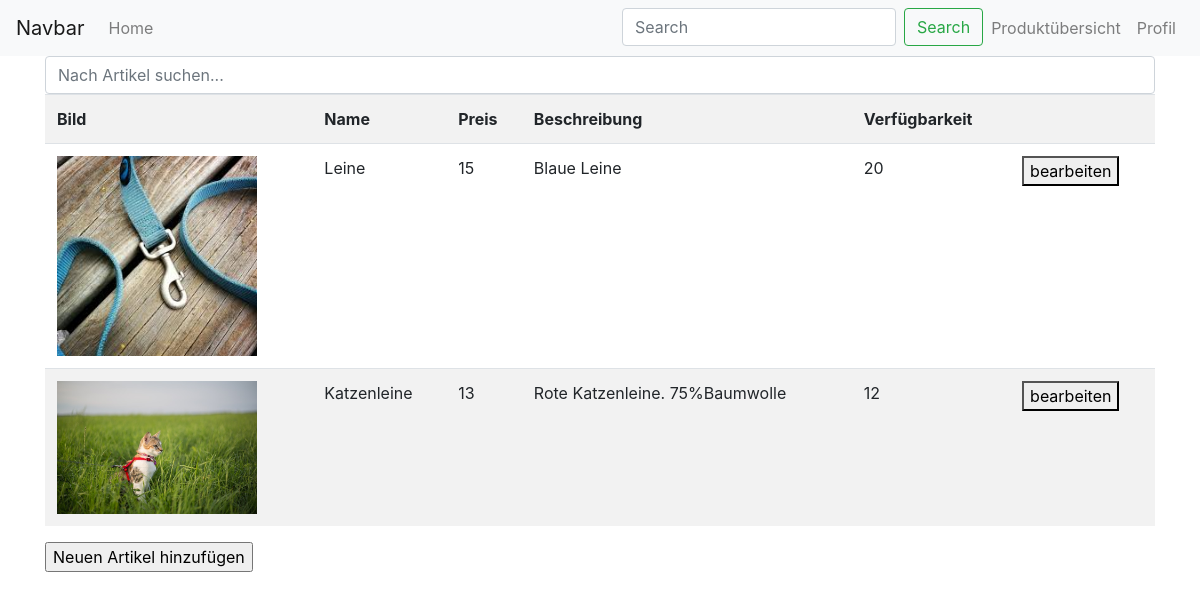
Before: /adminProduktübersicht.php with the older database file.
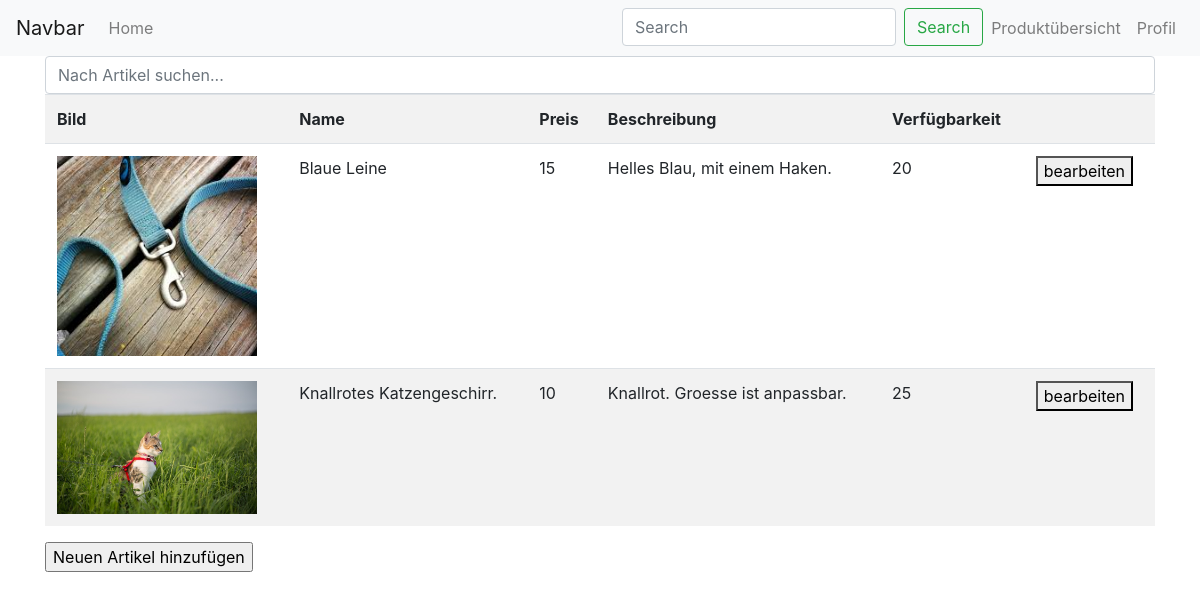
After: the same page with the newer database file.
### tables this page shows
CREATE TABLE `produkte` (
  `ID` int(11) NOT NULL,
  `Name` text NOT NULL,
  `Preis` int(11) NOT NULL,
  `Stueck` int(11) NOT NULL,
  `Bild` text NOT NULL,
  `Beschreibung` text NOT NULL
);

### adminProduktübersicht.php (the view, shortened to what this page needs)
<?php include 'inc/head.php'?>
<?php include 'inc/nav.php'?>
<?php
include 'inc/config.php';
$query = "SELECT * FROM produkte";
$result = mysqli_query($con, $query);
?>
    <div class="container">
        <input type="text" name="search" id="search" class="form-control" placeholder="Nach Artikel suchen..."/>
        <div class="row">
            <div class="col-12">
                <table class="table table-striped" id="overview">
                    <tr>
                        <th scope="col">Bild</th>
                        <th scope="col">Name</th>
                        <th scope="col">Preis</th>
                        <th scope="col">Beschreibung</th>
                        <th scope="col">Verfügbarkeit</th>
                        <th scope="col"></th>
                    </tr>
                    <?php
                    while ($row = mysqli_fetch_assoc($result)) {
                        $id = $row['ID'];
                        $bild = $row['Bild'];
                        $articlename = $row['Name'];
                        $preis = $row['Preis'];
                        $beschreibung = $row['Beschreibung'];
                        $verfuegbarkeit = $row['Stueck'];
                        ?>
                        <tr>
                            <td><img src="<?php echo $bild ?>" width="200"></td>
                            <td><?php echo $articlename ?></td>
                            <td><?php echo $preis ?></td>
                            <td><?php echo $beschreibung ?></td>
                            <td><?php echo $verfuegbarkeit ?></td>
                            <td><form method="post" action="adminProduktbearbeiten.php?ID=<?php echo $id ?>"><button type="submit" name="updateProdukt">bearbeiten</button></form></td>
                        </tr>
                    <?php } ?>
                </table>
            </div>
        </div>
        <form action="artikelHinzufügen.php">
            <input type="submit" value="Neuen Artikel hinzufügen">
        </form>
    </div>
<?php include 'inc/bottom.php'?>

### inc/head.php (shortened to what this page needs)
<!doctype html>
<html lang="en">
<head>
    <link rel="stylesheet" href="https://maxcdn.bootstrapcdn.com/bootstrap/4.0.0/css/bootstrap.min.css">
</head>
<body>

### inc/nav.php (shortened to what this page needs)
<nav class="navbar navbar-expand-lg navbar-light bg-light">
    <a class="navbar-brand" href="#">Navbar</a>
    <span class="navbar-nav">
      <a class="nav-link" href="index.php">Home <span class="sr-only">(current)</span></a>
    </span>
    <div class="collapse navbar-collapse d-flex flex-row-reverse" id="navbarNav">
        <ul class="navbar-nav">
            <li>
                <form class="form-inline my-2 my-lg-0" method="post" action="php/searchArticle.php">
                    <input class="form-control mr-sm-2" type="search" placeholder="Search" name="searchLabel" aria-label="Search">
                    <button class="btn btn-outline-success my-2 my-sm-0" type="submit" name="userSearch">Search</button>
                </form>
            </li>
            <li class="nav-item">
                <a class="nav-link" href="produktübersichtHund.php">Produktübersicht</a>
            </li>
            <li class="nav-item">
                <a class="nav-link" href="profil.php">Profil</a>
            </li>
        </ul>
    </div>
</nav>

### inc/bottom.php
</body>
</html>

Changed rows visible on the page:
removed produkte: Bild (picture), Name "Katzenleine", Preis "13", Beschreibung "Rote Katzenleine. 75%Baumwolle", Stueck "12"
changed produkte "Blaue Leine": Name "Leine" → "Blaue Leine"; Beschreibung "Blaue Leine" → "Helles Blau, mit einem Haken."
added produkte: Bild (picture), Name "Knallrotes Katzengeschirr.", Preis "10", Beschreibung "Knallrot. Groesse ist anpassbar.", Stueck "25"
